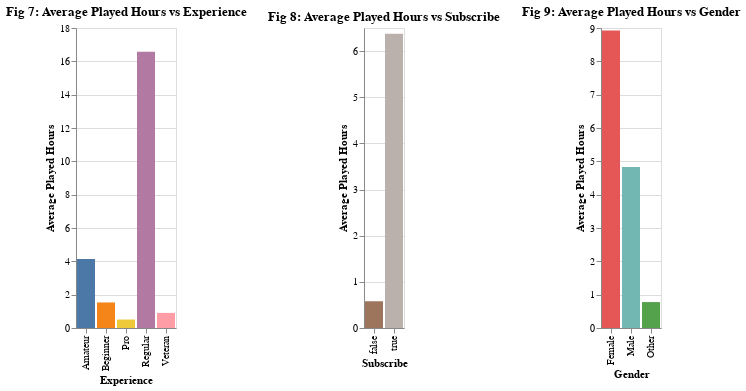

The cell this chart's notebook holds for it:
### Markdown cell above
For each categorical predictor variable, we can create bar plots to visualize how average played hours vary across categories.

### Code cell
average_played_hours_by_experience = alt.Chart(training_df).mark_bar().encode(
    x=alt.X("experience:N", title="Experience"),
    y=alt.Y('mean(played_hours):Q', title="Average Played Hours"),
    color=alt.Color("experience:N", legend=None)
).properties(
    title="Fig 7: Average Played Hours vs Experience"
)

average_played_hours_by_subscribe = alt.Chart(training_df).mark_bar().encode(
    x=alt.X("subscribe:N", title="Subscribe"),
    y=alt.Y('mean(played_hours):Q', title="Average Played Hours"),
    color=alt.Color("subscribe:N", legend=None)
).properties(
    title="Fig 8: Average Played Hours vs Subscribe"
)

average_played_hours_by_gender = alt.Chart(training_df).mark_bar().encode(
    x=alt.X("gender:N", title="Gender"),
    y=alt.Y('mean(played_hours):Q', title="Average Played Hours"),
    color=alt.Color("gender:N", legend=None)
).properties(
    title="Fig 9: Average Played Hours vs Gender"
)
average_played_hours_by_experience | average_played_hours_by_subscribe | average_played_hours_by_gender

### Figure 1 — Vega-Lite specification as saved in the notebook (floating-point values rounded to 4 significant figures; data arrays with more than 128 entries replaced by an {"elided": "..."} marker saying what was removed)
{"config": {"view": {"continuousWidth": 300, "continuousHeight": 300}}, "hconcat": [{"mark": {"type": "bar"}, "encoding": {"color": {"field": "experience", "legend": null, "type": "nominal"}, "x": {"field": "experience", "title": "Experience", "type": "nominal"}, "y": {"aggregate": "mean", "field": "played_hours", "title": "Average Played Hours", "type": "quantitative"}}, "title": "Fig 7: Average Played Hours vs Experience"}, {"mark": {"type": "bar"}, "encoding": {"color": {"field": "subscribe", "legend": null, "type": "nominal"}, "x": {"field": "subscribe", "title": "Subscribe", "type": "nominal"}, "y": {"aggregate": "mean", "field": "played_hours", "title": "Average Played Hours", "type": "quantitative"}}, "title": "Fig 8: Average Played Hours vs Subscribe"}, {"mark": {"type": "bar"}, "encoding": {"color": {"field": "gender", "legend": null, "type": "nominal"}, "x": {"field": "gender", "title": "Gender", "type": "nominal"}, "y": {"aggregate": "mean", "field": "played_hours", "title": "Average Played Hours", "type": "quantitative"}}, "title": "Fig 9: Average Played Hours vs Gender"}], "data": {"name": "data-9482dacd30cc522633570f92f88d3e52"}, "$schema": "https://vega.github.io/schema/vega-lite/v5.20.1.json", "datasets": {"data-9482dacd30cc522633570f92f88d3e52": {"elided": "147 records"}}}
